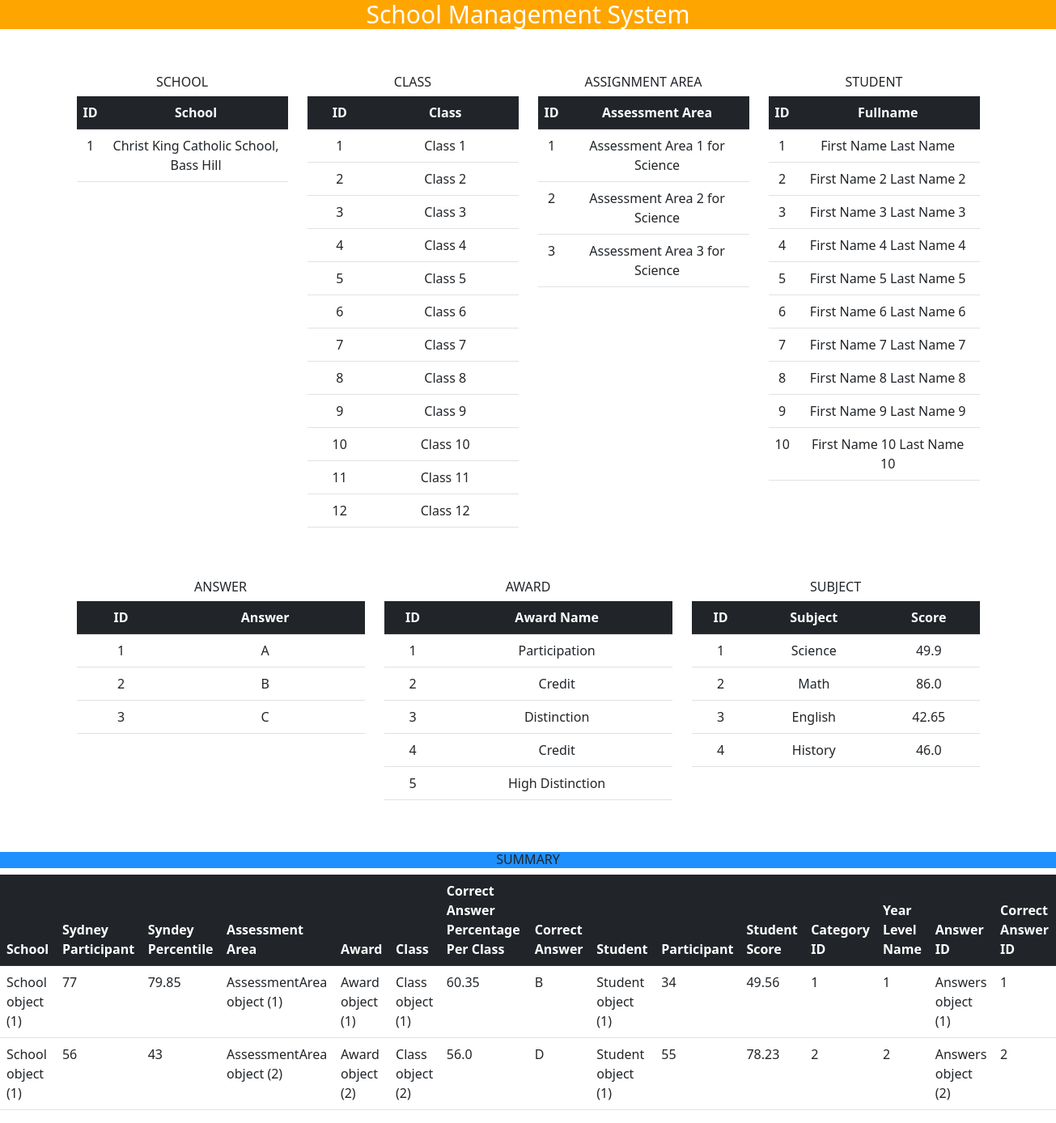
The page / on the database its author committed.
### student/models.py (models this page shows)
class School(models.Model):
    id = models.IntegerField(primary_key=True)
    name = models.CharField(max_length=255)

class Class(models.Model):
    id = models.IntegerField(primary_key=True)
    name = models.CharField(max_length=255)

class AssessmentArea(models.Model):
    id = models.IntegerField(primary_key=True)
    name = models.CharField(max_length=255)

class Student(models.Model):
    id = models.IntegerField(primary_key=True)
    fullname = models.CharField(max_length=255)

class Answers(models.Model):
    id = models.IntegerField(primary_key=True)
    answer = models.CharField(max_length=255)

class Award(models.Model):
    id = models.IntegerField(primary_key=True)
    name = models.CharField(max_length=255)

class Subject(models.Model):
    id = models.IntegerField(primary_key=True)
    subject = models.CharField(max_length=255)
    subject_score = models.FloatField()

class Summary(models.Model):
    school = models.ForeignKey(School, on_delete=models.CASCADE)
    sydney_participant = models.CharField(max_length=255)
    syndey_percentile = models.CharField(max_length=255)
    assessment_area = models.ForeignKey(AssessmentArea, on_delete=models.CASCADE)
    award = models.ForeignKey(Award, on_delete=models.CASCADE)
    class_name = models.ForeignKey(Class, on_delete=models.CASCADE)
    correct_answer_percentage_per_class = models.FloatField()
    correct_answer = models.CharField(max_length=255)
    student = models.ForeignKey(Student, on_delete=models.CASCADE)
    participant = models.CharField(max_length=255)
    student_score = models.FloatField()
    subject = models.ForeignKey(Subject, on_delete=models.CASCADE)
    category_id = models.IntegerField()
    year_level_name = models.CharField(max_length=255)
    answer_id = models.ForeignKey(Answers, on_delete=models.CASCADE)
    correct_answer_id = models.IntegerField()

### student/views.py (the view)
# urls.py: path('',views.details, name = 'details'),
def details(request):
    schools = School.objects.all()
    classes = Class.objects.all()
    assessment_areas = AssessmentArea.objects.all()
    students = Student.objects.all()
    answers = Answers.objects.all()
    awards = Award.objects.all()
    subjects = Subject.objects.all()
    summaries = Summary.objects.all()
    context = {
        'schools': schools,
        'classes': classes,
        'assessment_areas': assessment_areas,
        'students': students,
        'answers': answers,
        'awards': awards,
        'subjects': subjects,
        'summaries': summaries,
    }
    return render(request, 'base.html', context)

### student/templates/base.html (shortened to what this page needs)
{% load static %}
<!DOCTYPE html>
<html lang="en">
<head>
    <link href="https://cdnjs.cloudflare.com/ajax/libs/bootstrap/5.3.0/css/bootstrap.min.css" rel="stylesheet">
    <link rel="stylesheet" href="{% static 'css/base.css' %}" />
</head>
<body>
    <h1>School Management System</h1>
    <br>
    <br>
    <div class="container">
        <div class="row">
            <div class="col text-center">
                <h6> SCHOOL</h6>
                <table class="table">
                    <thead class="table-dark">
                        <tr>
                            <th>ID</th>
                            <th>School</th>
                        </tr>
                    </thead>
                    <tbody>
                        {% for school in schools %}
                            <tr>
                                <td>{{ school.id }}</td>
                                <td>{{ school.name }}</td>
                            </tr>
                        {% endfor %}
                    </tbody>
                </table>
            </div>
            <div class="col text-center">
                <h6> CLASS</h6>
                <table class="table">
                    <thead class="table-dark">
                        <tr>
                            <th>ID</th>
                            <th>Class</th>
                        </tr>
                    </thead>
                    <tbody>
                        {% for class in classes %}
                            <tr>
                                <td>{{ class.id }}</td>
                                <td>{{ class.name }}</td>
                            </tr>
                        {% endfor %}
                    </tbody>
                </table>
            </div>
            <div class="col text-center">
                <h6> ASSIGNMENT AREA</h6>
                <table class="table">
                    <thead class="table-dark">
                        <tr>
                            <th>ID</th>
                            <th>Assessment Area</th>
                        </tr>
                    </thead>
                    <tbody>
                        {% for area in assessment_areas %}
                            <tr>
                                <td>{{ area.id }}</td>
                                <td>{{ area.name }}</td>
                            </tr>
                        {% endfor %}
                    </tbody>
                </table>
            </div>
            <div class="col text-center">
                <h6> STUDENT</h6>
                <table class="table">
                    <thead class="table-dark">
                        <tr>
                            <th>ID</th>
                            <th>Fullname</th>
                        </tr>
                    </thead>
                    <tbody>
                        {% for student in students %}
                            <tr>
                                <td>{{ student.id }}</td>
                                <td>{{ student.fullname }}</td>
                            </tr>
                        {% endfor %}
                    </tbody>
                </table>
            </div>
        </div>
        <br>
        <br>
        <div class="row">
            <div class="col text-center">
                <h6> ANSWER </h6>
                <table class="table">
                    <thead class="table-dark">
                        <tr>
                            <th>ID</th>
                            <th>Answer</th>
                        </tr>
                    </thead>
                    <tbody>
                        {% for answer in answers %}
                            <tr>
                                <td>{{ answer.id }}</td>
                                <td>{{ answer.answer }}</td>
                            </tr>
                        {% endfor %}
                    </tbody>
                </table>
            </div>
            <div class="col text-center">
                <h6> AWARD</h6>
                <table class="table">
                    <thead class="table-dark">
                        <tr>
                            <th>ID</th>
                            <th>Award Name</th>
                        </tr>
                    </thead>
                    <tbody>
                        {% for award in awards %}
                            <tr>
                                <td>{{ award.id }}</td>
                                <td>{{ award.name }}</td>
                            </tr>
                        {% endfor %}
                    </tbody>
                </table>
            </div>
            <div class="col text-center">
                <h6> SUBJECT</h6>
                <table class="table">
                    <thead class="table-dark">
                        <tr>
                            <th>ID</th>
                            <th>Subject</th>
                            <th>Score</th>
                        </tr>
                    </thead>
                    <tbody>
                        {% for subject in subjects %}
                            <tr>
                                <td>{{ subject.id }}</td>
                                <td>{{ subject.subject }}</td>
                                <td>{{ subject.subject_score }}</td>
                            </tr>
                        {% endfor %}
                    </tbody>
                </table>
            </div>
        </div>
    </div>
    <br>
    <br>
    <h6 class ="smry">SUMMARY</h6>
    <table class="table">
        <thead class="table-dark">
            <tr>
                <th>School</th>
                <th>Sydney Participant</th>
                <th>Syndey Percentile</th>
                <th>Assessment Area</th>
                <th>Award</th>
                <th>Class</th>
                <th>Correct Answer Percentage Per Class</th>
                <th>Correct Answer</th>
                <th>Student</th>
                <th>Participant</th>
                <th>Student Score</th>
                <th>Category ID</th>
                <th>Year Level Name</th>
                <th>Answer ID</th>
                <th>Correct Answer ID</th>
            </tr>
        </thead>
        <tbody>
            {% for summary in summaries %}
                <tr>
                    <td>{{ summary.school }}</td>
                    <td>{{ summary.sydney_participant }}</td>
                    <td>{{ summary.syndey_percentile }}</td>
                    <td>{{ summary.assessment_area }}</td>
                    <td>{{ summary.award }}</td>
                    <td>{{ summary.class_name }}</td>
                    <td>{{ summary.correct_answer_percentage_per_class }}</td>
                    <td>{{ summary.correct_answer }}</td>
                    <td>{{ summary.student }}</td>
                    <td>{{ summary.participant }}</td>
                    <td>{{ summary.student_score }}</td>
                    <td>{{ summary.category_id }}</td>
                    <td>{{ summary.year_level_name }}</td>
                    <td>{{ summary.answer_id }}</td>
                    <td>{{ summary.correct_answer_id }}</td>
                </tr>
            {% endfor %}
        </tbody>
    </table>
</body>
</html>

### student/static/css/base.css (style rules this page uses)
h1 { text-align: center; background-color: orange; font-size: 30px; color: rgb(255, 255, 255); }
.smry { text-align: center; background-color: dodgerblue; }

### rows shown on the page
School: id "1", name "Christ King Catholic School, Bass Hill"
Class: id "1", name "Class 1"
Class: id "2", name "Class 2"
Class: id "3", name "Class 3"
Class: id "4", name "Class 4"
Class: id "5", name "Class 5"
Class: id "6", name "Class 6"
Class: id "7", name "Class 7"
Class: id "8", name "Class 8"
Class: id "9", name "Class 9"
Class: id "10", name "Class 10"
Class: id "11", name "Class 11"
Class: id "12", name "Class 12"
AssessmentArea: id "1", name "Assessment Area 1 for Science"
AssessmentArea: id "2", name "Assessment Area 2 for Science"
AssessmentArea: id "3", name "Assessment Area 3 for Science"
Student: id "1", fullname "First Name Last Name"
Student: id "2", fullname "First Name 2 Last Name 2"
Student: id "3", fullname "First Name 3 Last Name 3"
Student: id "4", fullname "First Name 4 Last Name 4"
Student: id "5", fullname "First Name 5 Last Name 5"
Student: id "6", fullname "First Name 6 Last Name 6"
Student: id "7", fullname "First Name 7 Last Name 7"
Student: id "8", fullname "First Name 8 Last Name 8"
Student: id "9", fullname "First Name 9 Last Name 9"
Student: id "10", fullname "First Name 10 Last Name 10"
Answers: id "1", answer "A"
Answers: id "2", answer "B"
Answers: id "3", answer "C"
Award: id "1", name "Participation"
Award: id "2", name "Credit"
Award: id "3", name "Distinction"
Award: id "4", name "Credit"
Award: id "5", name "High Distinction"
Subject: id "1", subject "Science", subject_score "49.9"
Subject: id "2", subject "Math", subject_score "86.0"
Subject: id "3", subject "English", subject_score "42.65"
Subject: id "4", subject "History", subject_score "46.0"
Summary: school "School object (1)", sydney_participant "77", syndey_percentile "79.85", assessment_area "AssessmentArea object (1)", award "Award object (1)", class_name "Class object (1)", correct_answer_percentage_per_class "60.35", correct_answer "B", student "Student object (1)", participant "34", student_score "49.56", category_id "1", year_level_name "1", answer_id "Answers object (1)", correct_answer_id "1"
Summary: school "School object (1)", sydney_participant "56", syndey_percentile "43", assessment_area "AssessmentArea object (2)", award "Award object (2)", class_name "Class object (2)", correct_answer_percentage_per_class "56.0", correct_answer "D", student "Student object (1)", participant "55", student_score "78.23", category_id "2", year_level_name "2", answer_id "Answers object (2)", correct_answer_id "2"
